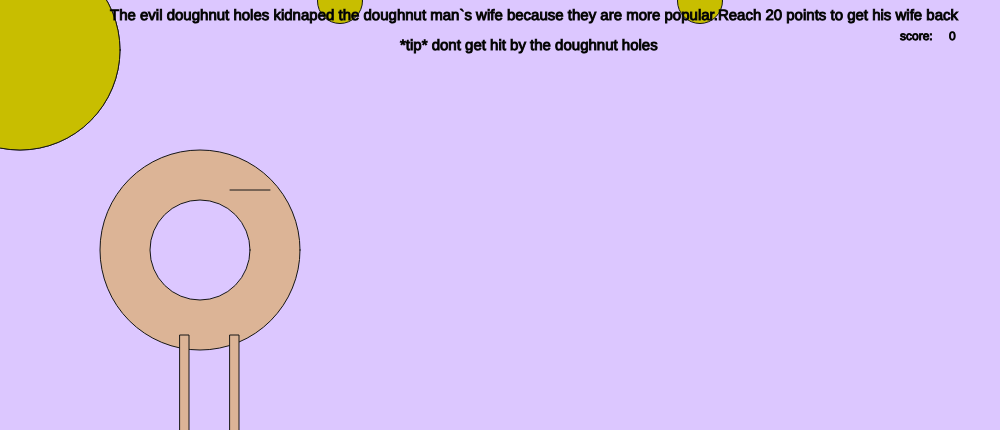
Frame 1 (no input)
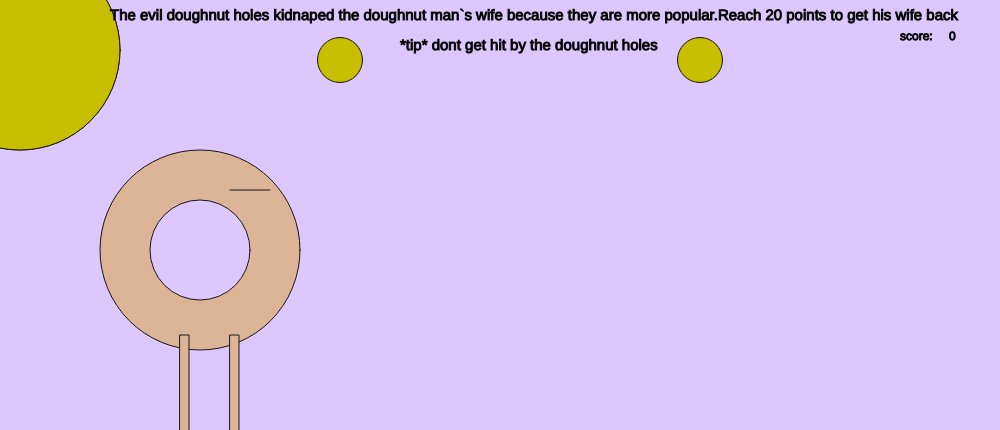
Frame 60 (no input)
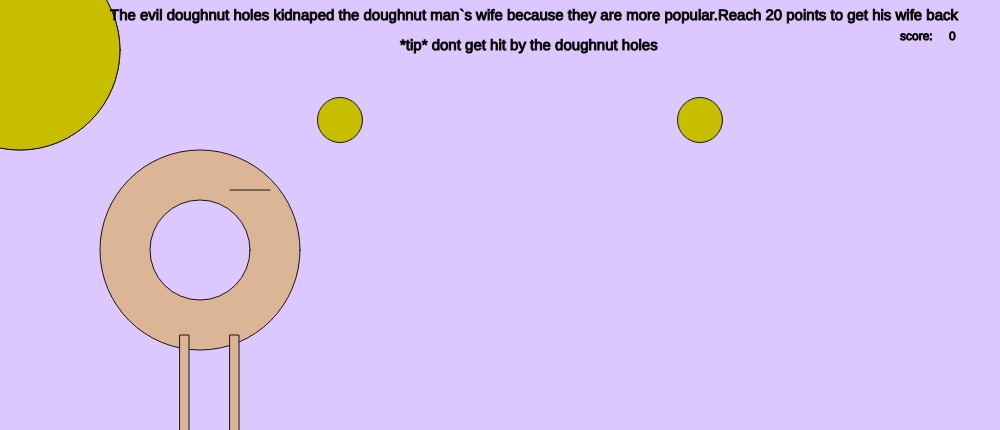
Frame 120 (the mouse pressed at the canvas centre since frame 60)

The p5.js sketch that drew these frames (run headless with seeded random() and noise() and a simulated clock; from frame 60 on, the mouse is pressed at the canvas centre):

// p5.js sketch
// ── sketch.js
var doughnut = 0;
var ball1 = 0;
var score = 0;
var deltax = 0;
var ball2 = 0;
var doughnutwife;
function setup() {
  createCanvas(1000, 430);
}

function draw() {
  stroke(22, 22, 22);
  background(220, 199, 255);
  if (doughnut > 1000) {
    background(0, 0, 255);
  }
  
  ball1 = ball1 + 1;
  ball2 = ball2 + 1;

  //doughnut
  fill(220, 180, 150);
  ellipse(200 + doughnut, 250, 200);
  fill(220, 199, 255);
  ellipse(200 + doughnut, 250, 100);
  if (doughnut > 1000) {
    fill(0, 0, 255);
  }
  fill(220, 180, 150);
  rect(230 + doughnut, 335, 9, 100);
  rect(180 + doughnut, 335, 9, 100);
  fill(200, 190, 0);
  ellipse(20, 50, 200, 200);
  line(270 + doughnut, 190, 230 + doughnut, 190);

  ellipse(700, ball2, 45, 45);
  ellipse(340, ball1, 45, 45);
  fill(0, 0, 0);
  textSize(12);
  text("score:", 900, 40);
  text(score, 949, 40);

  //doughnutwife
  fill(220, 180, 150);
  ellipse(200 + doughnutwife, 250, 200);
  fill(220, 199, 255);
  ellipse(200 + doughnutwife, 250, 100);
  if (doughnut > 1000) {
    fill(0, 0, 255);
  }
  fill(220, 180, 150);
  rect(230 + doughnutwife, 335, 9, 100);
  rect(180 + doughnutwife, 335, 9, 100);
  fill(200, 190, 0);
  ellipse(20, 50, 200, 200);
  line(130 + doughnutwife, 190, 170 + doughnutwife, 190);

  doughnut = doughnut + deltax;
  if (doughnut > 940) {
    doughnut = 0;
  }

  if (ball1 > 430) {
    ball1 = 0;
  }
  if (ball2 > 430) {
    ball2 = 0;
  }

  if (doughnut > 937.5) {
    score = score + 2;
    if (score > 5) {
      score = score + 3;
    }
    if (score > 15) {
      score = score + 5;
    }
  }
  textSize(12);

  if (doughnut > 39 && doughnut < 258 && ball1 > 160 && ball1 < 300) {
    doughnut = 0;
    textSize(150);
    text("HIT!!", 500, 300);
    score = score - 1;
  }

  if (doughnut > 390 && doughnut < 612 && ball2 > 160 && ball2 < 300) {
    doughnut = 0;
    text("HIT!!", 300, 300);
    score = score - 1;
  }
  if (score < 0) {
    score = 0;
  }
  fill(0,0,0)
  textSize(15);
  text(
    "The evil doughnut holes kidnaped the doughnut man`s wife because they are more popular.Reach 20 points to get his wife back",
    110,
    20
  );
  text("*tip* dont get hit by the doughnut holes", 400, 50);

  if ((points = 10)) {
  }
  if (score > 19) {
    doughnutwife = 600;
    textSize(150);
    text("YOU WIN", 350, 250);
  }
  if (score > 0) {
    ball1 = ball1 + 1.1;
    ball2 = ball2 + 1.1;
  }
  if (score > 1) {
    ball1 = ball1 + 1.15;
    ball2 = ball2 + 1.15;
  }

  if (score > 0) {
    doughnut = doughnut + 4;
    doughnut = doughnut - 4;
  }
  if (score > 1) {
    doughnut = doughnut + 5;
    doughnut = doughnut - 5;
  }
}

function keyPressed() {
  if (key == "d") {
    deltax = 3;
  }

  if (key == "a") {
    deltax = -3;
  }
  if (key == "s") {
    deltax = 0;
  }
}
